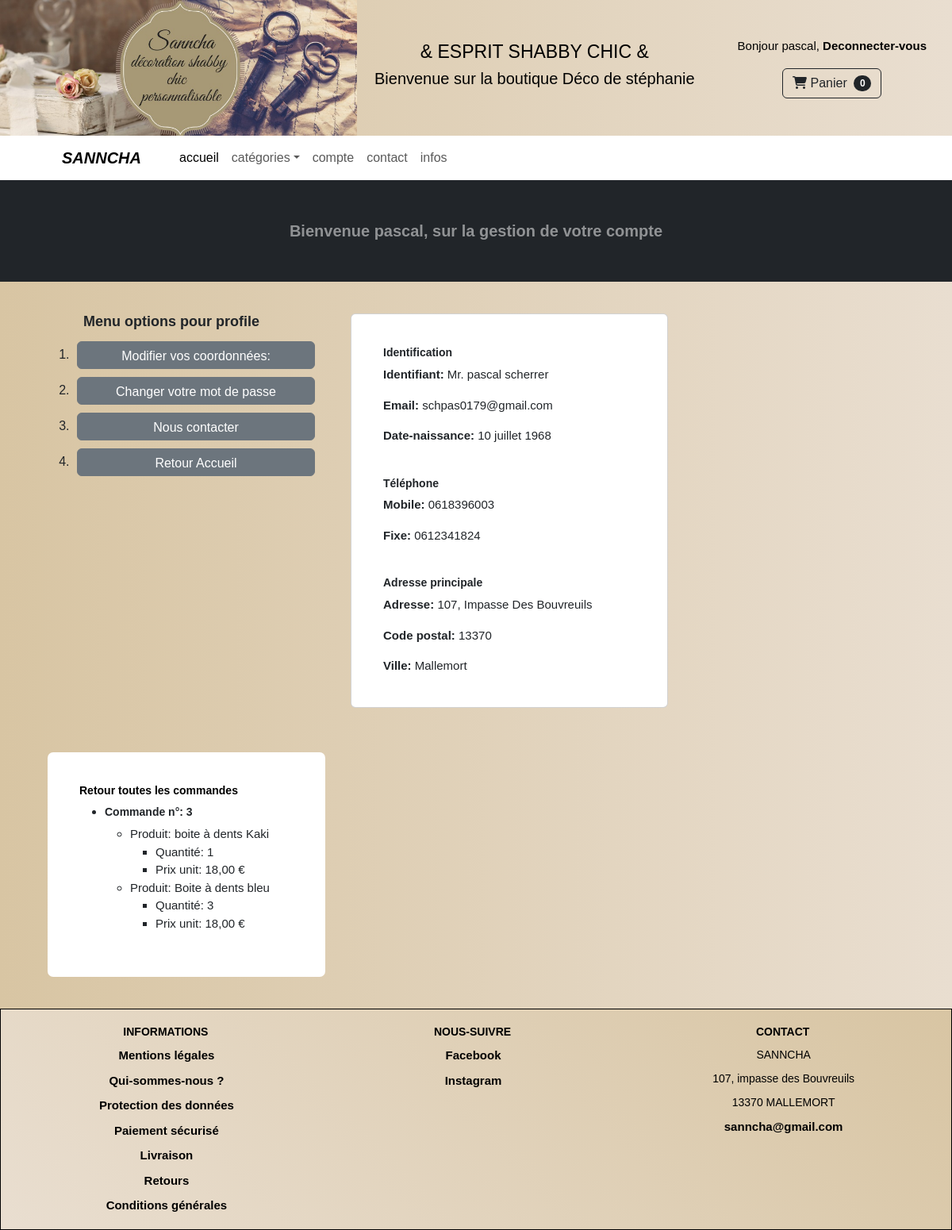
The app's page /account/dashboard/3/ (signed in) with its own data.
### account/models.py (models this page shows, shortened)
class Profile(models.Model):
    GENRE = (
        ('aucun', 'aucun'),
        ('Mme.', 'Mme.'),
        ('Mr.', 'Mr.'),
    )
    user = models.OneToOneField(settings.AUTH_USER_MODEL, on_delete=models.CASCADE)
    date_of_birth = models.DateField(blank=True, null=True)
    address_primary = models.CharField(max_length=250)
    complement_adress_primary = models.CharField(max_length=250, blank=True, null=True)
    postal_code_primary = models.CharField(max_length=20)
    city_primary = models.CharField(max_length=100)
    phoneNumber1 = models.CharField(max_length=16, blank=True, null=True)
    phoneNumber2 = models.CharField( max_length=16, blank=True, null=True)
    address_secondery = models.CharField(max_length=250, blank=True, null=True)
    complement_adress_secondary = models.CharField(max_length=250, blank=True, null=True)
    postal_code_secondery = models.CharField(max_length=20, blank=True, null=True)
    city_secondery = models.CharField(max_length=100, blank=True, null=True)
    genre = models.CharField(choices=GENRE, default=1, max_length=20)

### order/models.py (models this page shows, shortened)
class Order(models.Model):
    user = models.ForeignKey(settings.AUTH_USER_MODEL, on_delete=models.CASCADE, related_name='order_user')
    created = models.DateTimeField(auto_now_add=True)
    updated = models.DateTimeField(auto_now=True)
    total_order = models.DecimalField(max_digits=5, decimal_places=2)
    order_key = models.CharField(max_length=200)
    paid_status = models.BooleanField(default=False)
    class Meta:
        ordering = ('-created',)

class OrderItem(models.Model):
    order = models.ForeignKey(Order,
                            related_name='items',
                            on_delete=models.CASCADE)
    product = models.ForeignKey(Product,
                            related_name='order_items',
                            on_delete=models.CASCADE)
    price = models.DecimalField(max_digits=5, decimal_places=2)
    quantity = models.PositiveIntegerField(default=1)

### product/models.py (models this page shows, shortened)
class Product(models.Model):
	category = models.ForeignKey(
			Category,
			related_name="products",
			on_delete=models.CASCADE,
	)
	name = models.CharField(max_length=150)
	slug = models.SlugField(max_length=150)
	image = models.ImageField(upload_to='uploads/product/', blank=True)
	description = models.CharField(max_length=250, default='', blank=True, null=True)
	price = models.DecimalField(default=0, decimal_places=2, max_digits=6)
	available = models.BooleanField(default=True)
	created = models.DateTimeField(auto_now_add=True)
	updated = models.DateTimeField(auto_now=True)
	quantity = models.IntegerField(default=0)
	def __str__(self):
		return self.name
	max_width = 800

### account/views.py (the view)
# urls.py: path("dashboard/", dashboard, name="dashboard"),
@login_required
def dashboard(request, orders_id=None):
	orders = None
	order_item = None
	if request.user.is_authenticated:
		user = User.objects.get (id=request.user.id)
		profile = Profile.objects.all()
		user_profile = profile.filter(user=user)
		order = Order.objects.filter(user=user)
		nb_order = order.count()
		if orders_id:
			orders = get_object_or_404(Order, id=orders_id)
			order_item = OrderItem.objects.filter(order_id=orders_id)
	else:
		return redirect("login")
	context = {
		"order": order,
		"orders": orders,
		"order_item": order_item,
		"nb_order": nb_order,
		"user": user,
		"user_profile": user_profile,
	}
	return render(request, 'account/dashboard.html', context)

### cart/cart.py (called while the page is built)
	def __len__(self):
		return sum(item['quantity'] for item in self.cart.values())

### cart/context_processors.py (called while the page is built)
def cart(request):
	return {'cart': Cart(request)}

### account/templates/account/dashboard.html (shortened to what this page needs)
{% extends "base.html" %}
{% load static %}
{% block css %}
  <link rel="stylesheet" type="text/css" href="{% static 'css/style.css' %}">
{% endblock css %}
{% block content %}
<div id="dashboard">
  <header class="bg-dark py-1">
    <div class="container px-4 px-lg-5 my-5">
        <div class="text-center text-white-50">
            <h3 class="display-4 fw-bolder" style="font-size: 20px;">
                Bienvenue {{ user.first_name }}, sur la gestion de votre compte
            </h3>
        </div>
    </div>
  </header>
  <div class="group">
    <div class="block">
      <div class="menu">
        <h3 style="margin-left: 45px;">Menu options pour profile</h3>
        <ol>
          <li style="padding: 5px;"><a href='{% url "edit" %}#edit-compte' class='btn btn-secondary' style="width: 300px; height: 35px;">Modifier vos coordonnées:</a></li>
          <li style="padding: 5px;"><a href='{% url "password_change" %}#pass-change' class='btn btn-secondary' style="width: 300px; height: 35px;">Changer votre mot de passe</a></li>
          <li style="padding: 5px;"><a href="{% url 'contact' %}#form-contact" class='btn btn-secondary' style="width: 300px; height: 35px;">Nous contacter</a></li>
          <li style="padding: 5px;"><a href="{% url 'home' %}" class='btn btn-secondary' style="width: 300px; height: 35px;">Retour Accueil</a></li>
        </ol>
      </div>
      <div class="profil">
        <div class="card w-100 mb-3">
          <div class="card-body" style="padding: 40px;">
            <h5 class="card-title">Identification</h5>
            {% for item in user_profile %}
            <p class="card-text" style="font-size: 15px;"><span style="font-weight: 600;">Identifiant: </span>{{ item.genre }} {{ user.first_name }} {{ user.last_name }}</p>
            <p class="card-text" style="font-size: 15px;"><span style="font-weight: 600;">Email: </span>{{ user.username }}</p>
            <p class="card-text" style="font-size: 15px;"><span style="font-weight: 600;">Date-naissance: </span>{{ item.date_of_birth }}</p>
            <br/>
            <h5 class="card-title">Téléphone</h5>
            <p class="card-text" style="font-size: 15px;"><span style="font-weight: 600;">Mobile: </span>{{ item.phoneNumber1 }}</p>
            {% if item.phoneNumber2 is not None %}
              <p class="card-text" style="font-size: 15px;"><span style="font-weight: 600;">Fixe: </span>{{ item.phoneNumber2 }}</p>
            {% endif %}
            <br/>
            <h5 class="card-title">Adresse principale</h5>
            <p class="card-text" style="font-size: 15px;"><span style="font-weight: 600;">Adresse: </span>{{ item.address_primary }}</p>
            <p class="card-text" style="font-size: 15px;"><span style="font-weight: 600;">Code postal: </span>{{ item.postal_code_primary }}</p>
            <p class="card-text" style="font-size: 15px;"><span style="font-weight: 600;">Ville: </span>{{ item.city_primary }}</p>
            {% endfor %}
          </div>
        </div>
      </div>
      <div class="order-list" style="min-width: 350px;">
        {% if order_item is None %}
        <div {% if not order %}class="selected"{% endif %}>
          {% if nb_order == 1 %}
            <h5><a href="{% url 'dashboard' %}#dashboard">Vous avez {{ nb_order }} commande</a></h5>
          {% elif nb_order > 1 %}
            <h5> <a href="{% url 'dashboard' %}#dashboard">Vous avez {{ nb_order }} commandes</a></h5>
          {% else %}
            <h5>Vous n'avez pas de commande</h5>
          {% endif %}
        </div>
        <div class="list" style="font-size: 15px;"
          <ul>
            {% for item in order %}
            <li {% if orders_id == item.id %}class="selected"{% endif %}><a href="{{ item.get_absolute_url }}#dashboard">Commande N°: {{ item.id }}</a></li>
            <ul class="order">
              <li>Date: {{ item.created }} </li>
              <li>Total commande: {{ item.total_order }} €</li>
              {% if item.paid_status == False %}
              <li>Payer: En attente de reglement</li>
              {% else %}
              <li>Payer: oui </li>
              {% endif %}
            </ul>
            {% endfor %}
          </ul>
        </div>
        {% else %}
        <div class="list" style="font-size: 15px;">
          <h5><a href="{% url 'dashboard' %}#dashboard">Retour toutes les commandes</a></h5>
          <ul>
            <li><h5>Commande n°: {{ orders.id }}</h5></li>
            {% for item in order_item %}
            <ul>
              <li>Produit: {{ item.product }}</li>
              <ul>
                <li>Quantité: {{ item.quantity }}</li>
                <li>Prix unit: {{ item.price }} €</li>
              </ul>
            </ul>
            {% endfor %}
          </ul>
        </div>
        {% endif %}
      </div>
    </div>
  </div>
</div>
{% endblock content %}

### store/templates/navbar.html (shortened to what this page needs)
{% load static %}
{% block css %}
    <link rel="stylesheet"
          type="text/css"
          href="{% static 'css/style.css' %}">
{% endblock css %}
<div id="navbar">
    <div class="group">
        <div class="left-section">
            <img src="{% static 'assets/logo.jpg' %}" alt="logo"></image>
        </div>
        <div class="center">
            <div class="text-center">
                <h1>& ESPRIT SHABBY CHIC &</h1>
                <h2>Bienvenue sur la boutique Déco de stéphanie</h2>
            </div>
        </div>
        <div class="right-section">
            <div class="user">
                {% if request.user.is_authenticated %}
                    <p>
                        Bonjour {{ request.user.first_name|default:request.user.username }},
                        <a href='{% url "logout" %}#navbar'>Deconnecter-vous</a>
                    </p>
                {% else %}
                    <p>
                        <a href='{% url "login" %}#nav'>Connecter-vous</a>
                    </p>
                {% endif %}
            </div>
            <form class="d-flex" style="margin-bottom: 20px;">
                <a href="{% url 'cart_detail' %}" class="btn btn-outline-dark"><i class="fa-solid fa-cart-shopping"></i>
                                    Panier
                {% with total_qty=cart|length %}
                <span class="badge bg-dark text-white ms-1 rounded-pill" id="cart_quantity">
                    {% if total_qty > 0 %}
                        {{ total_qty }}
                    {% else %}
                        0
                    {% endif %}
                </span></a>
                {% endwith%}
            </form>
        </div>
    </div>
</div>
<div id="nav">
    <nav class="navbar navbar-expand-lg navbar-light bg-white">
        <div class="container px-4 px-lg-5">
            <a class="navbar-brand" href="{% url 'home' %}" style="font-style: oblique;">SANNCHA</a>
            <div class="collapse navbar-collapse" id="navbarSupportedContent">
                <ul class="navbar-nav me-auto mb-2 mb-lg-0 ms-lg-4">
                    <li class="nav-item"><a class="nav-link active" aria-current="page" href="{% url 'home' %}">accueil</a></li>
                    <li class="nav-item dropdown">
                        <a class="nav-link dropdown-toggle" id="navbarDropdown" href="#" role="button" data-bs-toggle="dropdown" aria-expanded="false">catégories</a>
                    </li>
                    {% if request.user.is_authenticated %}
                        <li class="nav-item"><a class="nav-link" href="{% url 'dashboard' %}#dashboard">compte</a></li>
                    {% endif %}
                    <li class="nav-item"><a class="nav-link" href="{% url 'contact' %}#form-contact">contact</a></li>
                    <li class="nav-item"><a class="nav-link" href="">infos</a></li>
                </ul>
            </div>
        </div>
    </nav>
</div>

### static/css/style.css (style rules this page uses)
* { padding: 0px; margin: 0px; font-family: Arial, Helvetica, sans-serif; }
body { background: linear-gradient(90deg, #d8c5a3, #e9ded0); padding: 0px; margin: 0px; }
h1 { font-size: 23px; }
h2 { font-size: 20px; }
h3 { font-size: 18px; font-weight: 600; }
h5 { font-size: 14px; font-weight: 600; }
a { text-decoration: none; color: black; font-weight: 600; position: relative; }
a::before { position: absolute; right: 0; left: 0; bottom: 0px; margin: auto; width: 0%; content: ''; color: transparent; background: black; height: 0px; transition: all 0.3sec; }
#navbar { padding: 0%; margin: 0%; color: black; }
#navbar .group { display: flex; width: 100%; flex-wrap: wrap; align-items: stretch; justify-content: space-between; }
#navbar .group .left-section { align-content: first baseline; margin: 0%; padding: 0%; min-width: min-content; max-width: max-content; }
#navbar .group .left-section img { display: block; max-width: 450px; min-width: 250px; }
#navbar .group .center { min-height: min-content; max-height: max-content; margin: 0px; padding: 0px; margin-right: auto; margin-left: auto; align-self: center; }
#navbar .group .center .text-center { text-align: center; }
#navbar .group .right-section { display: flex; flex-wrap: wrap; min-width: min-content; max-width: max-content; justify-content: space-around; height: auto; flex-direction: column; margin-left: auto; margin-right: auto; align-items: center; align-self: center; align-content: center; }
#navbar .group .right-section .user { min-width: min-content; max-width: max-content; height: max-content; padding: 20px 10px 0px 10px; font-size: 15px; }
#navbar .group .right-section .user a { font-size: 15px; }
#dashboard { width: 100%; }
#dashboard .group { width: 90%; margin-left: auto; margin-right: auto; margin-top: 40px; margin-bottom: 40px; display: flex; }
#dashboard .group .block { display: flex; flex-wrap: wrap; gap: 40px; }
#dashboard .group .block .profil { min-width: 400px; }
#dashboard .group .block .order-list { border-radius: 7px; background-color: #ffffff; padding: 40px; height: max-content; }

### records on screen
Profile: genre "Mr.", date_of_birth "10 juillet 1968", phoneNumber1 "0618396003", phoneNumber2 "0612341824", address_primary "107, Impasse Des Bouvreuils", postal_code_primary "13370", city_primary "Mallemort"
Order: id "3"
OrderItem: product "boite à dents Kaki", quantity "1", price "18,00"
OrderItem: product "Boite à dents bleu", quantity "3", price "18,00"

### other values on screen
{{ request.user.first_name|default:request.user.username }} "pascal"
{{ user.first_name }} "pascal"
{{ user.last_name }} "scherrer"
{{ user.username }} "schpas0179@gmail.com"
